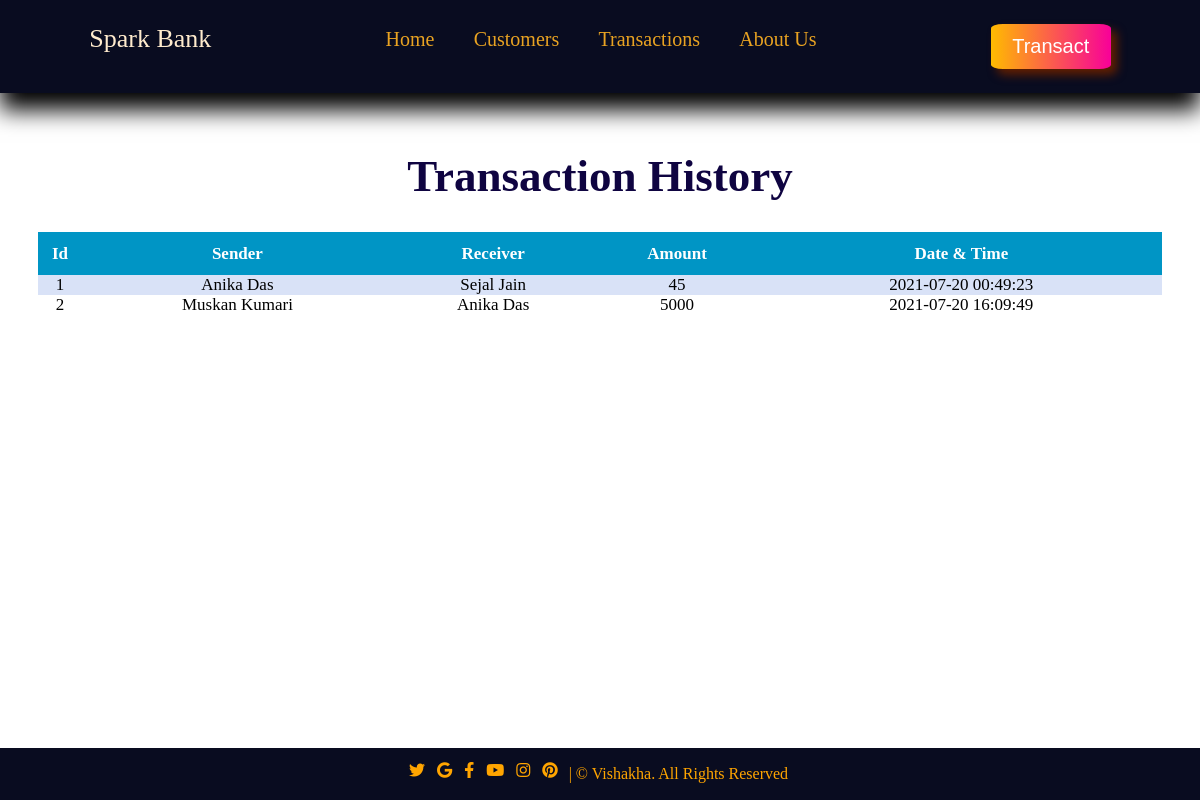
/TransectionHistory.php, run on the app's committed database.
### tables this page shows
CREATE TABLE `transaction` (
  `sno` int(8) NOT NULL,
  `sender` text NOT NULL,
  `receiver` text NOT NULL,
  `balance` int(8) NOT NULL,
  `datetime` datetime NOT NULL DEFAULT CURRENT_TIMESTAMP
);

### TransectionHistory.php (the view)
<?php include 'header.php'; ?>
    <div class="customer">
    <h1>Transaction History</h1>
    <?php
        include 'db.php';
        $sql = "SELECT * FROM `transaction`";
        $result = mysqli_query($conn , $sql);
        if($result -> num_rows > 0 ){
            $count = 1;
            echo '<center>
                <table>
                    <tr>
                        <th>Id</th>
                        <th>Sender</th>
                        <th>Receiver</th>
                        <th>Amount</th>
                        <th>Date & Time</th>
                    </tr>';
            while($row = $result->fetch_assoc()){
                ?>
                   <tr>
                        <td><?php echo $count;?> </td>
                        <td><?php echo $row['sender'];?></td>
                        <td><?php echo $row['receiver'];?></td>
                        <td><?php echo $row['balance'];?></td>
                        <td><?php echo $row['datetime'];?></td>
                    </tr>
                    <?php
                        $count+=1;
            }
            echo "
                </table>
            </center>";
            }
            else echo "<h1>No records has been inserted yet!!</h1>";
        ?>
    <div class="space" >
    </div>
</div>
<?php  include 'footer.php'; ?>

### css/style.css (style rules this page uses)
table { align-items: center; border: none; border-collapse: collapse; width: 95%; font-size: 17px; }
tr { padding: 10px; }
tr:nth-child(1) { background-color: #0095c5; color: white; padding: 2%; }
tr:nth-child(even) { background-color: #d9e2f7; }
th, td { text-align: center; padding: 1%; }
.customer { top: 120px; left: 0; height: auto; position: relative; background-color: rgb(255, 255, 255); margin-bottom: 100px; }
.customer h1 { text-align: center; color: rgb(15, 4, 65); font-size: 45px; font-weight: 700; }
.customer .space { height: 200px; color: white; }
.container .user-details th, td { text-align: center; padding: 1%; padding-top: 0; padding-bottom: 0; }

### data on the page
transaction: sender "Anika Das", receiver "Sejal Jain", balance "45", datetime "2021-07-20 00:49:23"
transaction: sender "Muskan Kumari", receiver "Anika Das", balance "5000", datetime "2021-07-20 16:09:49"
